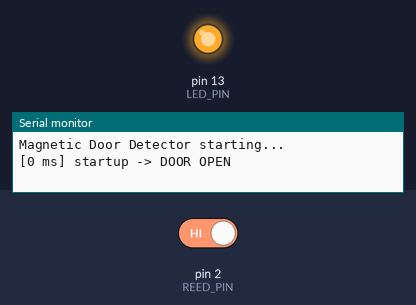
A sketch run on a simulated Arduino Uno, built with avr-gcc and run on an emulated ATmega328P. Shown: output pins drawn as LEDs (lit = HIGH), the last lines printed to the serial monitor. Inputs (shaded band) come from the test bench; at power-on: pin 2 (REED_PIN) HIGH.

Above: at 1.2 s.
1.3 s: pin 2 (REED_PIN) driven LOW
At 1.8 s:
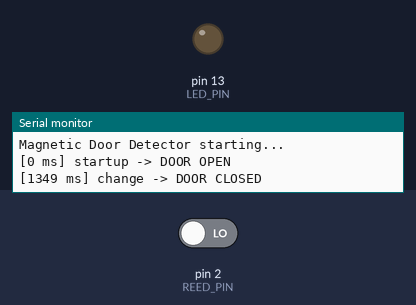
2.8 s: pin 2 (REED_PIN) driven HIGH
At 4.2 s:
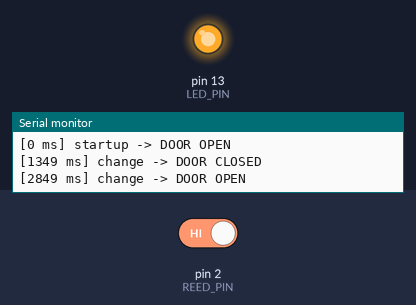
Timing chart, 0 to 5.8 s (numbered marks = the images above; inputs shaded):
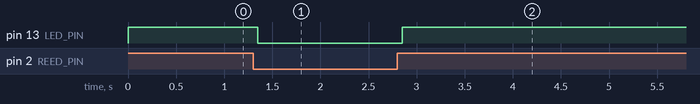

Measured:
- after the input at 1.3 s, pin 13 (LED_PIN): HIGH → LOW after 0.05 s
- after the input at 2.8 s, pin 13 (LED_PIN): LOW → HIGH after 0.05 s

The sketch:

Magnetic-Door-Detector.ino
```cpp
// 033 - Magnetic Door Detector
// Uses a reed switch + magnet to know whether a door or window is OPEN or CLOSED.
// Board: Arduino Uno
// Wiring:
//   Reed switch one leg -> pin 2, other leg -> GND
//   (pin 2 is set to INPUT_PULLUP, so NO external resistor is needed)
//   Built-in LED on pin 13 lights up when the door is OPEN
//
// How the reed switch behaves:
//   Magnet CLOSE to the switch  -> switch closes -> pin 2 pulled to GND -> reads LOW
//   Magnet FAR from the switch  -> switch opens  -> pin 2 floats HIGH  -> reads HIGH

// ---- Pin constants ----
const int REED_PIN = 2;   // Reed switch input, uses the internal pull-up resistor
const int LED_PIN = 13;   // Built-in LED: ON means the door is OPEN

// ---- Timing constants ----
const unsigned long DEBOUNCE_MS = 50;  // Reed contacts bounce for a few ms

int lastState = -1;               // -1 means "unknown", forces a first message
int candidateState = -1;          // Reading we are currently waiting to confirm
unsigned long candidateTime = 0;  // When that candidate reading first appeared

void setup() {
  // INPUT_PULLUP enables a resistor inside the chip that holds pin 2 at 5V.
  // When the reed switch closes it connects the pin straight to GND, reading LOW.
  pinMode(REED_PIN, INPUT_PULLUP);
  pinMode(LED_PIN, OUTPUT);

  Serial.begin(9600);
  Serial.println("Magnetic Door Detector starting...");

  // Read once so we can print the starting condition right away
  lastState = digitalRead(REED_PIN);
  printState(lastState, "startup");
}

void loop() {
  int currentState = digitalRead(REED_PIN);

  // ---- Debounce: reed contacts physically bounce for a few milliseconds.
  //      We accept a new state only after it has stayed the same for DEBOUNCE_MS. ----
  if (currentState != lastState) {

    // First time we see this different reading: start the waiting timer
    if (currentState != candidateState) {
      candidateState = currentState;
      candidateTime = millis();
    }
    // Same different reading held steady long enough: believe it
    else if (millis() - candidateTime >= DEBOUNCE_MS) {
      lastState = currentState;
      printState(currentState, "change");
    }
  } else {
    // Reading matches the confirmed state, so cancel any pending candidate
    candidateState = currentState;
  }
}

// Prints a message ONLY on a state change, including an absolute millisecond timestamp.
void printState(int state, const char* reason) {
  // LOW  = magnet is close = door CLOSED
  // HIGH = magnet is away   = door OPEN
  bool doorOpen = (state == HIGH);

  // LED shows the OPEN condition so you can read the status from across the room
  digitalWrite(LED_PIN, doorOpen ? HIGH : LOW);

  Serial.print("[");
  Serial.print(millis());
  Serial.print(" ms] ");
  Serial.print(reason);
  Serial.print(" -> ");
  Serial.println(doorOpen ? "DOOR OPEN" : "DOOR CLOSED");
}
```
